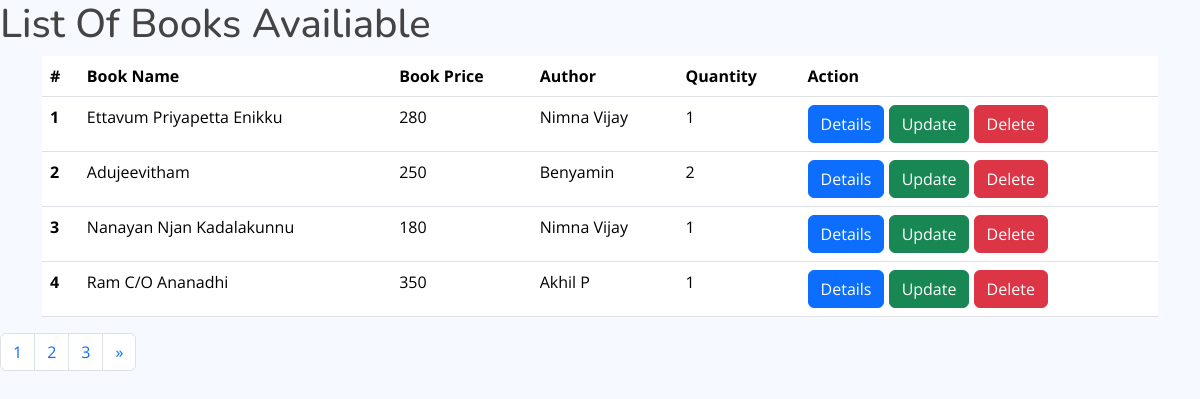
The page / on the database its author committed.
### book_app/models.py (models this page shows, shortened)
class Book(models.Model):
    title=models.CharField(max_length=200)
    price=models.IntegerField()
    quantity = models.IntegerField()
    author=models.ForeignKey(Author,on_delete=models.CASCADE)

class Author(models.Model):
    name=models.CharField(max_length=200,null=True)
    def __str__(self):
        return '{}'.format(self.name)

### book_app/views.py (the view)
# urls.py: path('',views.listbook,name='booklist'),
def listbook(request):
    books=Book.objects.all()
    paginator=Paginator(books,4)
    page_no=request.GET.get('page')
    try:
        page=paginator.get_page(page_no)
    except EmptyPage:
        page=paginator.page(page_no.num_pages)
    return render(request,'authors/booklist.html',{'books':books,'page':page})

### templates/authors/booklist.html (shortened to what this page needs)
{% extends 'authors/base.html' %}
{% load static %}
{% block content %}
<h1>List Of Books Availiable </h1>
<div class="container">
    <table class="table">
        <thead class="thead-dark">
            <tr>
                <th scope="col">#</th>
                <th scope="col">Book Name</th>
                <th scope="col">Book Price</th>
                <th scope="col">Author</th>
                  <th scope="col">Quantity</th>
                <th scope="col">Action</th>
            </tr>
        </thead>
        <tbody>
                {% for book in page %}
                <tr>
                    <th scope="row">{{ forloop.counter }}</th>
                    <td>{{ book.title }}</td>
                    <td>{{ book.price }}</td>
                    <td>{{ book.author }}</td>
                    <td>{{ book.quantity }}</td>
                    <td>
                        <a href="{% url 'details' book.id %}" class="btn btn-primary">Details</a>
                        <a href="{% url 'update' book.id %}" class="btn btn-success">Update</a>
                        <a href="{% url 'delete' book.id %}" class="btn btn-danger">Delete</a>
                    </td>
                </tr>
                {% endfor %}
        </tbody>
    </table>
</div>
<nav aria-label="Page navigation example">
  <ul class="pagination">
      {% for num in page.paginator.page_range %}
    <li class="page-item {% if page.number == num %} activate{% endif %}">
        <a class="page-link" href="?page={{num}}">{{num}}</a></li>
      {% endfor %}
      {% if page.has_next %}
      <li class="page-item">
      <a class="page-link" href="?page={{page.next_page_number}}" aria-label="Next">
        <span aria-hidden="true">&raquo;</span>
      </a>
    </li>
      {% endif %}
  </ul>
</nav>
{% endblock %}

### templates/authors/base.html (shortened to what this page needs)
<!DOCTYPE html>
{% load static %}
<html lang="en">
<head>
  <link href="{% static 'assets/vendor/bootstrap/css/bootstrap.min.css' %}" rel="stylesheet">
  <link href="{% static 'assets/vendor/bootstrap-icons/bootstrap-icons.css' %}" rel="stylesheet">
  <link href="{% static 'assets/vendor/boxicons/css/boxicons.min.css' %}" rel="stylesheet">
  <link href="{% static 'assets/vendor/quill/quill.snow.css' %}" rel="stylesheet">
  <link href="{% static 'assets/vendor/quill/quill.bubble.css' %}" rel="stylesheet">
  <link href="{% static 'assets/vendor/remixicon/remixicon.css' %}" rel="stylesheet">
  <link href="{% static 'assets/vendor/simple-datatables/style.css' %}" rel="stylesheet">
  <link href="{% static 'assets/css/style.css' %}" rel="stylesheet">
</head>
<body>
{% block content %}{% endblock %}
</body>
</html>

### static/assets/css/style.css (style rules this page uses)
:root { scroll-behavior: smooth; }
body { font-family: "Open Sans", sans-serif; background: #f6f9ff; color: #444444; }
a { color: #4154f1; text-decoration: none; }
h1, h2, h3, h4, h5, h6 { font-family: "Nunito", sans-serif; }

### rows shown on the page
Book: title "Ettavum Priyapetta Enikku", price "280", author "Nimna Vijay", quantity "1"
Book: title "Adujeevitham", price "250", author "Benyamin", quantity "2"
Book: title "Nanayan Njan Kadalakunnu", price "180", author "Nimna Vijay", quantity "1"
Book: title "Ram C/O Ananadhi", price "350", author "Akhil P", quantity "1"

### other values the page prints
{{ num }} "1" "2" "3"
